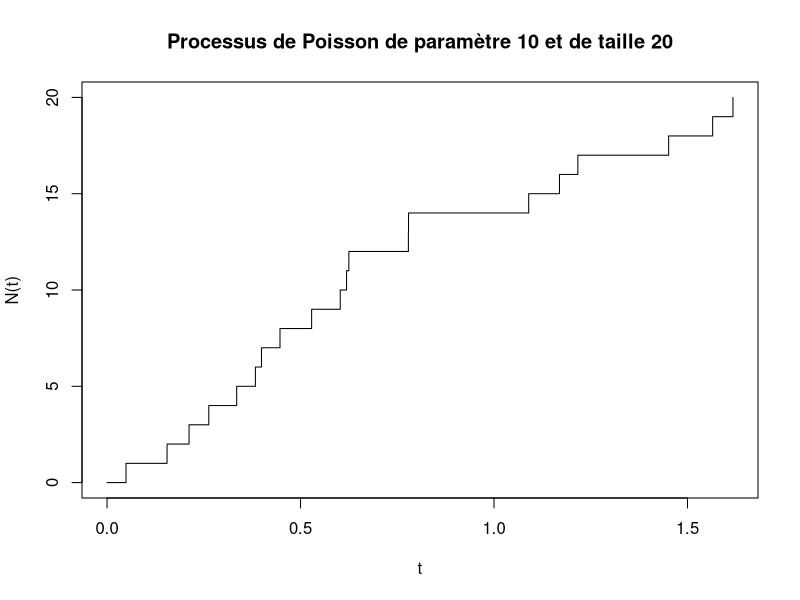
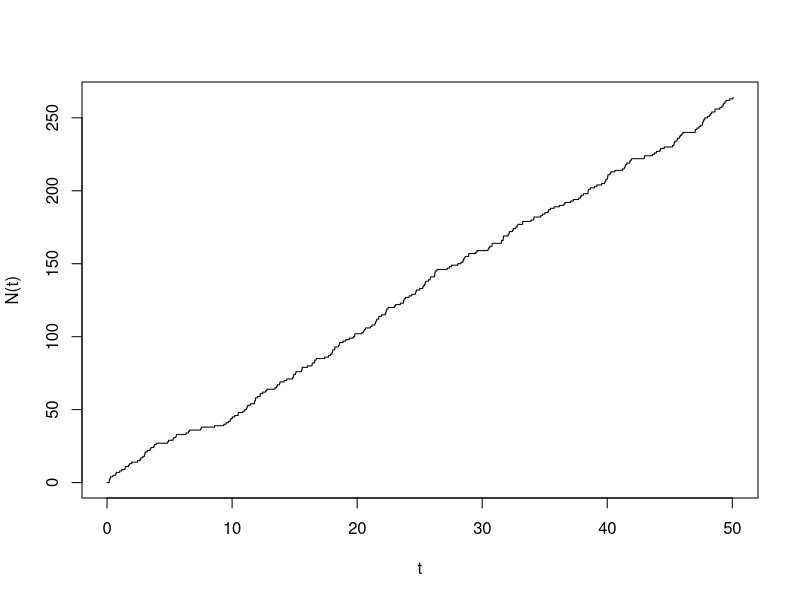

The R source for these figures, in order:
## ---- chunk 1
knitr::opts_chunk$set(echo = TRUE)
## ---- chunk 2
# Simulation en fonction du nombre d'évènements
simul_poisson <- function(n,lambda){
  T <- cumsum(rexp(n,lambda))
  t <- c(0,T)
  N <- c(0:n)
  plot(t,N,type="s",ylab = "N(t)", main = "Processus de Poisson de paramètre 10 et de taille 20")
  return(t)
}

# simulation d'un processus de Poisson de paramètre 10 et de taille 20
simul_poisson(20,10)
## ---- chunk 3
# Simulation jusqu'à une date T

simul_poisson2 <- function(T,lambda){
  i <- 2
  t <- 0
  while(t[length(t)] < T){
    w <- rexp(1,lambda)
    t[i] <- t[i-1] + w
    i <- i + 1
  }
  return(t)
}
## ---- chunk 4
lambda = 5
T = 50
t <- simul_poisson2(T,lambda)
n <- length(t) - 1
N <- c(0:n)
plot(t,N,type="s", ylab = "N(t)")
## ---- chunk 5
# Importation de nos données
data1 <- read.table("donnees/data1.txt")
data2 <- read.table("donnees/data2.txt")
data3 <- read.table("donnees/data3.txt")

data <- rbind(data1, data2)

# Concaténation de toutes les données ensemble
data <- rbind(data,data3)

data <- data$V1

# Calcul des écarts
t <- diff(data)

lambda_t <- 1./mean(t)
## ---- chunk 6
# test de Kolmogorov-Smirnov
ks.test(t, "pexp", lambda_t) # ici on teste si les écarts entre nos données suivent bien une loi exponentielle de paramètre lambda_t
